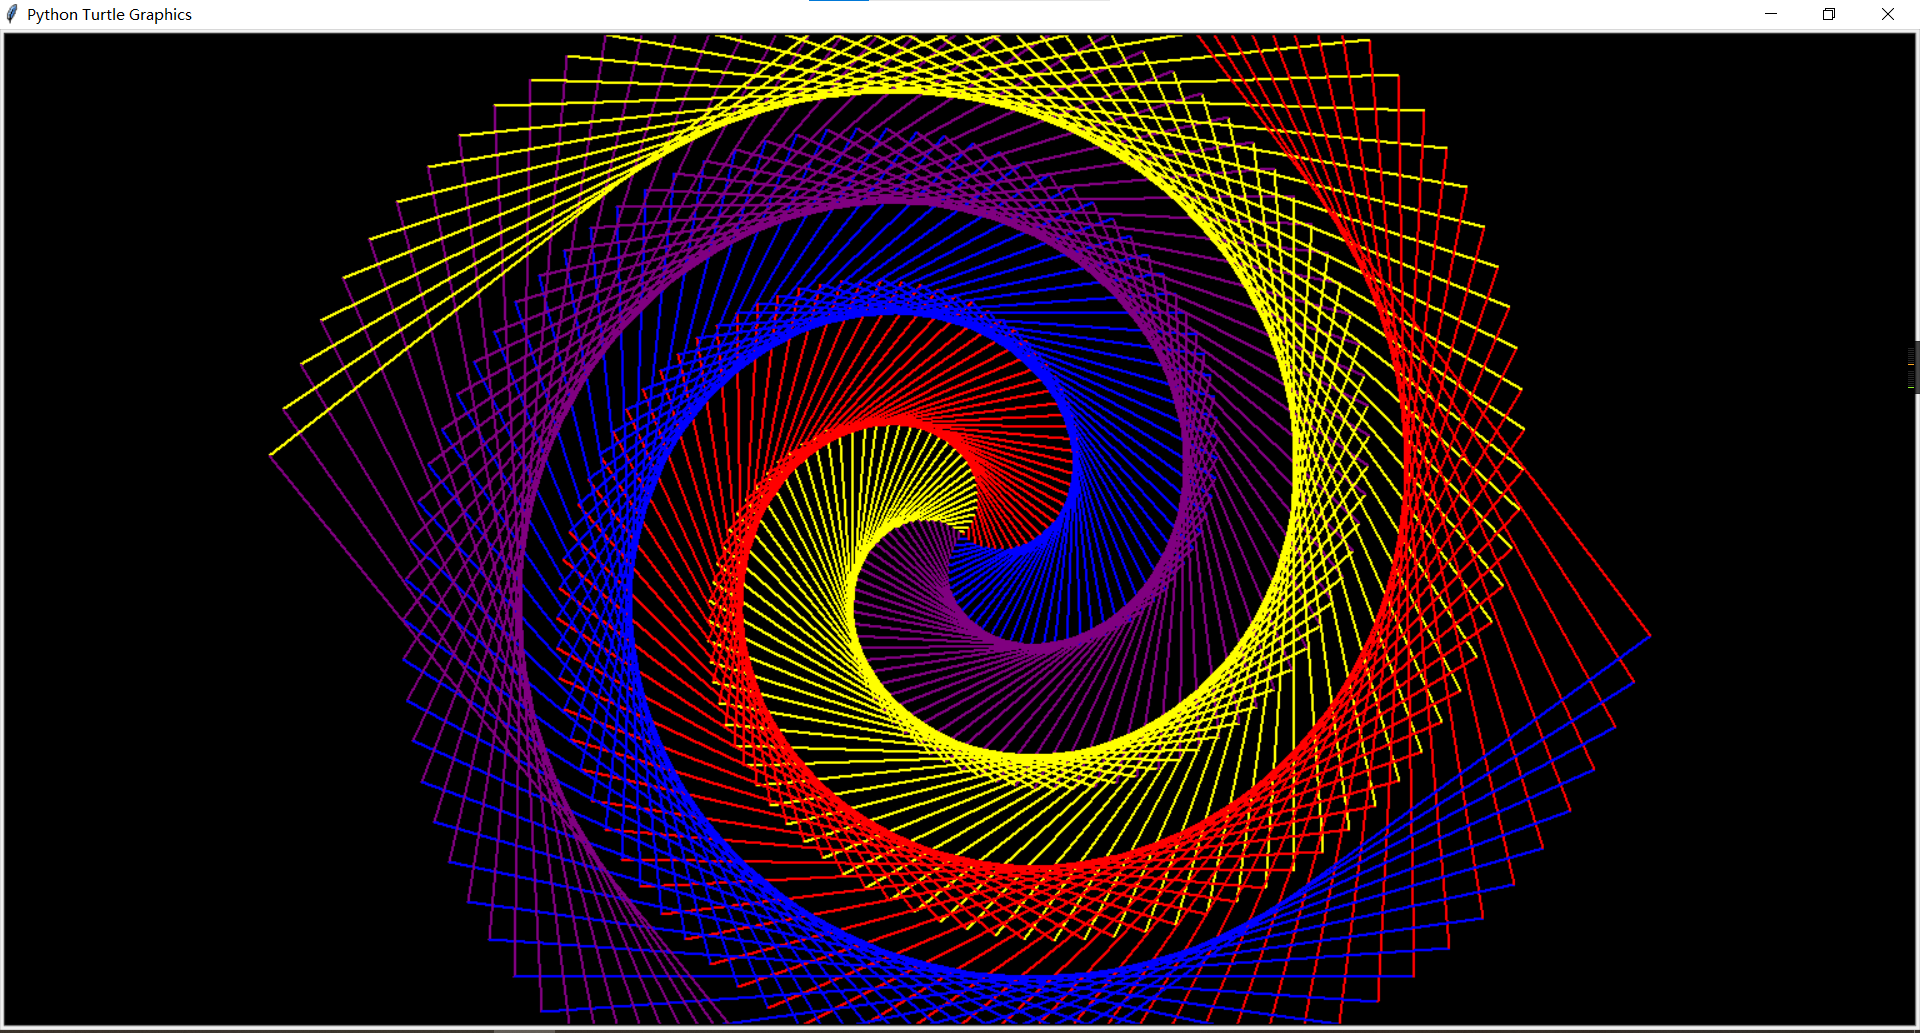

The script that drew this image:
import turtle as t

t.speed(100)
t.pensize(2)
t.bgcolor('black')
colors=['red', 'yellow', 'purple', 'blue']
t.tracer(False)
for x in range(400):
    t.forward(2*x)
    t.color(colors[x %4])
    t.left(91)
t.tracer(True)
t.done()
